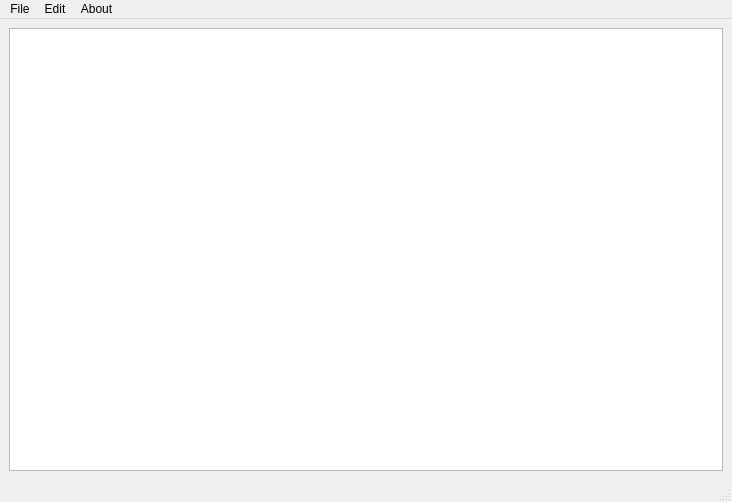
<?xml version="1.0" encoding="UTF-8"?>
<ui version="4.0">
 <class>MainWindow</class>
 <widget class="QMainWindow" name="MainWindow">
  <property name="geometry">
   <rect>
    <x>0</x>
    <y>0</y>
    <width>732</width>
    <height>502</height>
   </rect>
  </property>
  <property name="windowTitle">
   <string>MainWindow</string>
  </property>
  <widget class="QWidget" name="centralwidget">
   <layout class="QHBoxLayout" name="horizontalLayout">
    <item>
     <widget class="CodeEditor" name="MainWindow_2"/>
    </item>
   </layout>
  </widget>
  <widget class="QMenuBar" name="menubar">
   <property name="geometry">
    <rect>
     <x>0</x>
     <y>0</y>
     <width>732</width>
     <height>23</height>
    </rect>
   </property>
   <widget class="QMenu" name="menuFIle">
    <property name="title">
     <string>File</string>
    </property>
    <addaction name="actionOpen"/>
    <addaction name="actionNew"/>
    <addaction name="separator"/>
    <addaction name="actionSave"/>
    <addaction name="actionSave_As"/>
    <addaction name="separator"/>
    <addaction name="actionClose"/>
   </widget>
   <widget class="QMenu" name="menuEdit">
    <property name="title">
     <string>Edit</string>
    </property>
    <addaction name="actionCut"/>
    <addaction name="actionCopy"/>
    <addaction name="separator"/>
    <addaction name="actionUndo"/>
    <addaction name="actionRedo"/>
    <addaction name="separator"/>
    <addaction name="actionFindReplace"/>
   </widget>
   <widget class="QMenu" name="menuAbout">
    <property name="title">
     <string>About</string>
    </property>
   </widget>
   <addaction name="menuFIle"/>
   <addaction name="menuEdit"/>
   <addaction name="menuAbout"/>
  </widget>
  <widget class="QStatusBar" name="statusbar"/>
  <action name="actionOpen">
   <property name="text">
    <string>Open</string>
   </property>
  </action>
  <action name="actionNew">
   <property name="text">
    <string>New</string>
   </property>
  </action>
  <action name="actionSave">
   <property name="text">
    <string>Save</string>
   </property>
  </action>
  <action name="actionSave_As">
   <property name="text">
    <string>Save As</string>
   </property>
  </action>
  <action name="actionClose">
   <property name="text">
    <string>Close</string>
   </property>
  </action>
  <action name="actionCut">
   <property name="text">
    <string>Cut</string>
   </property>
  </action>
  <action name="actionCopy">
   <property name="text">
    <string>Copy</string>
   </property>
  </action>
  <action name="actionUndo">
   <property name="text">
    <string>Undo</string>
   </property>
  </action>
  <action name="actionRedo">
   <property name="text">
    <string>Redo</string>
   </property>
  </action>
  <action name="actionFindReplace">
   <property name="text">
    <string>Find/Replace</string>
   </property>
  </action>
 </widget>
 <customwidgets>
  <customwidget>
   <class>CodeEditor</class>
   <extends>QPlainTextEdit</extends>
   <header>codeeditor.h</header>
  </customwidget>
 </customwidgets>
 <resources/>
 <connections/>
</ui>
